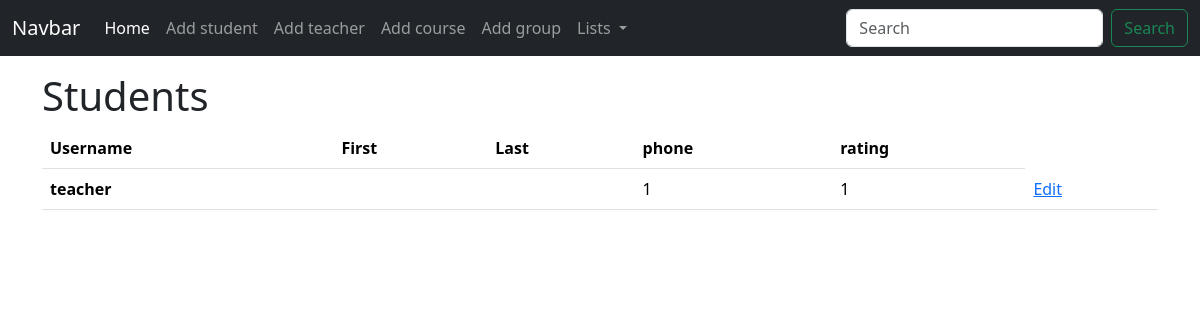
Before: /teachers/ with the older database file.
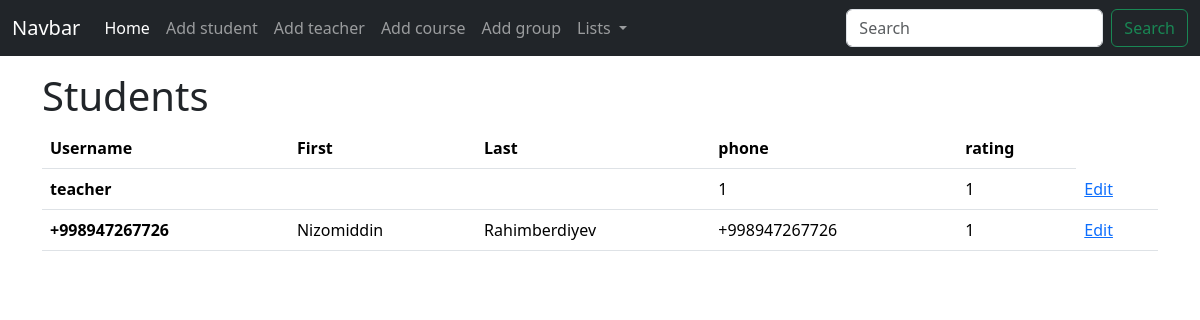
After: the same page with the newer database file.
### users/models.py (models this page shows, shortened)
class CustomUser(AbstractUser):
    groups = models.ManyToManyField(
        'auth.Group',
        related_name='customuser_set',  # related_name bilan to'qnashuv oldini olish
        blank=True
    )
    user_permissions = models.ManyToManyField(
        'auth.Permission',
        related_name='customuser_set_permissions',  # related_name bilan to'qnashuv oldini olish
        blank=True
    )

class Teacher(CustomUser):
    rating = models.IntegerField(default=1)
    salary = models.IntegerField(default=0)
    phone = models.CharField(max_length=13)

class CustomUser(AbstractUser):
    groups = models.ManyToManyField(
        'auth.Group',
        related_name='customuser_set',  # related_name bilan to'qnashuv oldini olish
        blank=True
    )
    user_permissions = models.ManyToManyField(
        'auth.Permission',
        related_name='customuser_set_permissions',  # related_name bilan to'qnashuv oldini olish
        blank=True
    )

### users/views.py (the view)
# urls.py: path('teachers/', teachers_view, name='teachers'),
def teachers_view(request):
    teachers = Teacher.objects.all()
    context = {'teachers': teachers}
    return render(request, 'teachers.html', context)

### templates/teachers.html
{% extends 'base.html' %}
{% block content %}
<div class="container py-3">
    <h1>Students</h1>
    <table class="table">
        <thead>
        <tr>
            <th scope="col">Username</th>
            <th scope="col">First</th>
            <th scope="col">Last</th>
            <th scope="col">phone</th>
            <th scope="col">rating</th>
        </tr>
        </thead>
        <tbody>
        {% for t in teachers %}
        <tr>
            <th scope="row">{{ t.username }}</th>
            <td>{{ t.first_name }}</td>
            <td>{{ t.last_name }}</td>
            <td>{{ t.phone }}</td>
            <td>{{ t.rating }}</td>
            <td><a href="{% url 'edit_teacher' t.id %}">Edit</a></td>
        </tr>
        {% endfor %}
        </tbody>
    </table>
</div>
{% endblock %}

Changed rows visible on the page:
added Teacher: username "+998947267726", first_name "Nizomiddin", last_name "Rahimberdiyev", phone "+998947267726", rating "1"
